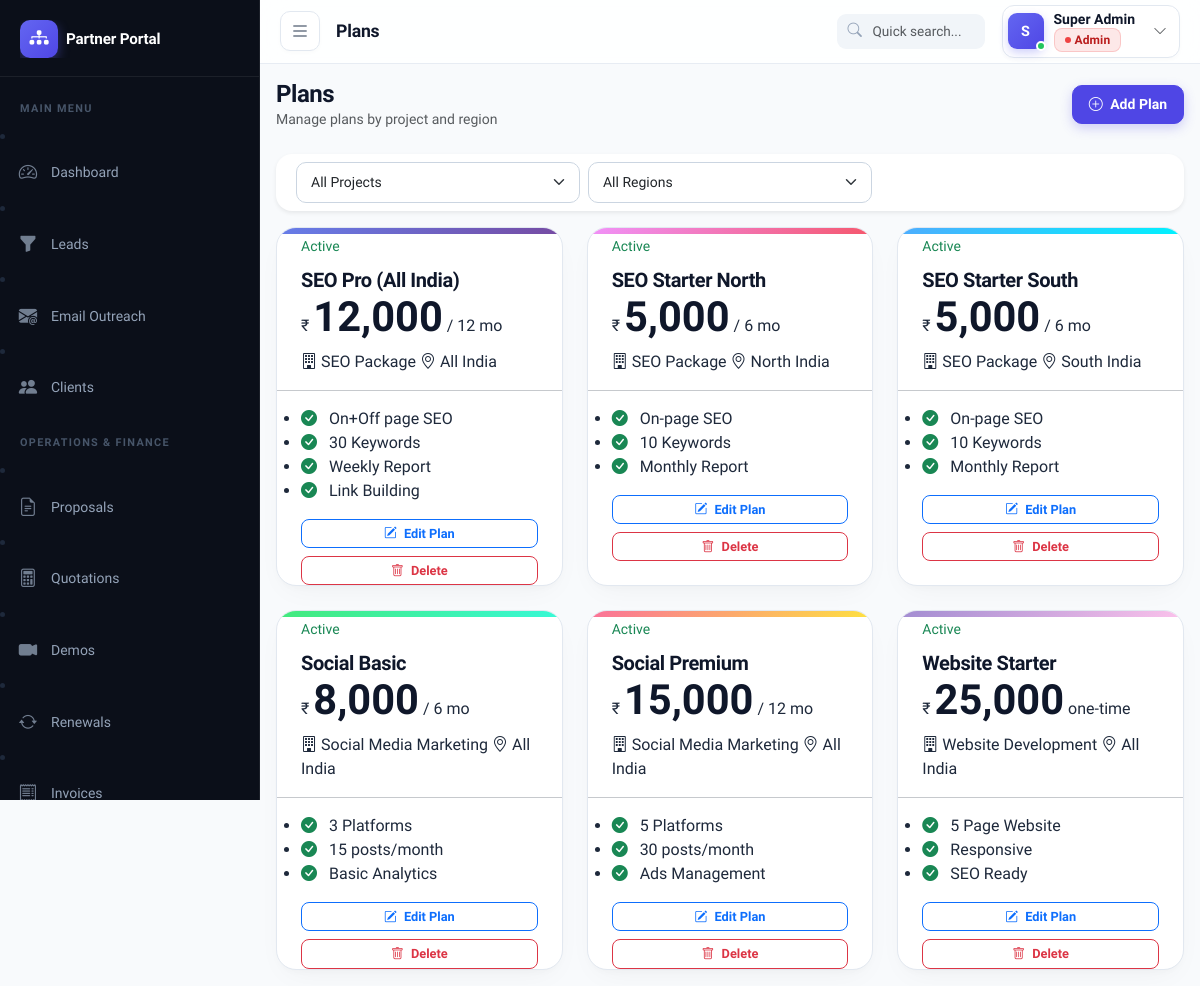
The page /modules/plans/index.php (signed in) on the database its author committed.
### tables this page shows
CREATE TABLE IF NOT EXISTS plans (
    id INT PRIMARY KEY AUTO_INCREMENT,
    project_id INT NOT NULL,
    region_id INT,
    name VARCHAR(200) NOT NULL,
    price DECIMAL(10,2) DEFAULT 0.00,
    duration_months INT DEFAULT 12,
    features TEXT,
    status ENUM('active', 'inactive') DEFAULT 'active',
    created_at TIMESTAMP DEFAULT CURRENT_TIMESTAMP,
    FOREIGN KEY (project_id) REFERENCES projects(id) ON DELETE CASCADE,
    FOREIGN KEY (region_id) REFERENCES regions(id) ON DELETE SET NULL
);

CREATE TABLE IF NOT EXISTS projects (
    id INT PRIMARY KEY AUTO_INCREMENT,
    name VARCHAR(200) NOT NULL,
    description TEXT,
    logo VARCHAR(255),
    status ENUM('active', 'inactive') DEFAULT 'active',
    created_at TIMESTAMP DEFAULT CURRENT_TIMESTAMP
);

CREATE TABLE IF NOT EXISTS regions (
    id INT PRIMARY KEY AUTO_INCREMENT,
    name VARCHAR(100) NOT NULL,
    code VARCHAR(20),
    status ENUM('active', 'inactive') DEFAULT 'active'
);

### modules/plans/index.php (the view, shortened to what this page needs)
<?php
require_once __DIR__ . '/../../includes/auth.php';
$db = getDB();
$sql = "SELECT pl.*, p.name as project_name, r.name as region_name
        FROM plans pl
        LEFT JOIN projects p ON p.id=pl.project_id
        LEFT JOIN regions r ON r.id=pl.region_id
        WHERE 1=1";
$params = [];
$sql .= " ORDER BY p.name, r.name, pl.name";
$stmt = $db->prepare($sql); $stmt->execute($params);
$plans = $stmt->fetchAll();
$pageTitle = 'Plans';
include __DIR__ . '/../../includes/header.php';
?>
<div class="page-header d-flex justify-content-between align-items-center mb-4">
  <div>
    <h4 class="mb-0">Plans</h4>
    <p class="text-muted small mb-0">Manage plans by project and region</p>
  </div>
  <button class="btn btn-primary" data-bs-toggle="modal" data-bs-target="#planModal">
    <i class="bi bi-plus-circle me-1"></i> Add Plan
  </button>
</div>
<div class="card border-0 shadow-sm mb-3">
  <div class="card-body py-2">
    <form method="GET" class="row g-2 align-items-center">
      <div class="col-md-4">
        <select name="project_id" class="form-select form-select-sm" onchange="this.form.submit()">
          <option value="">All Projects</option>
        </select>
      </div>
      <div class="col-md-4">
        <select name="region_id" class="form-select form-select-sm" onchange="this.form.submit()">
          <option value="">All Regions</option>
        </select>
      </div>
    </form>
  </div>
</div>
<?php if (empty($plans)): ?>
<div class="text-center py-5">
  <i class="bi bi-clipboard-x display-4 text-muted"></i>
  <p class="text-muted mt-3">No plans found. Click <strong>Add Plan</strong> to create one.</p>
</div>
<?php else: ?>
<div class="row g-4">
  <?php foreach ($plans as $i => $pl):
    $featureList = $pl['features'] ? array_filter(array_map('trim', preg_split('/[,\n]+/', $pl['features']))) : [];
    $isActive = $pl['status'] === 'active';
    $colors = [
      ['#667eea','#764ba2'],
      ['#f093fb','#f5576c'],
      ['#4facfe','#00f2fe'],
      ['#43e97b','#38f9d7'],
      ['#fa709a','#fee140'],
      ['#a18cd1','#fbc2eb'],
    ];
    $colorPair = $colors[$i % count($colors)];
  ?>
  <div class="col-xl-4 col-lg-4 col-md-6">
    <div class="pricing-card <?= $isActive ? '' : 'pricing-card--inactive' ?>">
      <div class="pricing-card__ribbon" style="background:linear-gradient(135deg,<?= $colorPair[0] ?>,<?= $colorPair[1] ?>)"></div>
      <div class="pricing-card__status">
        <span class="small fw-medium <?= $isActive ? 'text-success' : 'text-muted' ?>"><?= ucfirst($pl['status']) ?></span>
      </div>
      <h5 class="pricing-card__name"><?= htmlspecialchars($pl['name']) ?></h5>
      <div class="pricing-card__price">
        <span class="pricing-card__currency">₹</span>
        <span class="pricing-card__amount"><?= number_format($pl['price'], 0) ?></span>
        <?php if ($pl['duration_months']): ?>
        <span class="pricing-card__period">/ <?= $pl['duration_months'] ?> mo</span>
        <?php else: ?>
        <span class="pricing-card__period">one-time</span>
        <?php endif; ?>
      </div>
      <div class="pricing-card__tags">
        <span class="pricing-card__tag pricing-card__tag--project">
          <i class="bi bi-building me-1"></i><?= htmlspecialchars($pl['project_name']) ?>
        </span>
        <span class="pricing-card__tag pricing-card__tag--region">
          <i class="bi bi-geo-alt me-1"></i><?= $pl['region_name'] ? htmlspecialchars($pl['region_name']) : 'All India' ?>
        </span>
      </div>
      <hr class="pricing-card__divider">
      <ul class="pricing-card__features">
        <?php if (!empty($featureList)): ?>
          <?php foreach ($featureList as $feat): ?>
          <li>
            <i class="bi bi-check-circle-fill text-success me-2"></i>
            <span><?= htmlspecialchars($feat) ?></span>
          </li>
          <?php endforeach; ?>
        <?php else: ?>
          <li class="text-muted"><i class="bi bi-dash me-2"></i>No features listed</li>
        <?php endif; ?>
      </ul>
      <div class="pricing-card__actions">
        <button class="btn btn-sm btn-outline-primary w-100 mb-2" onclick="editPlan(<?= htmlspecialchars(json_encode($pl)) ?>)">
          <i class="bi bi-pencil-square me-1"></i> Edit Plan
        </button>
        <form method="POST" onsubmit="return confirm('Delete this plan?')">
          <button class="btn btn-sm btn-outline-danger w-100">
            <i class="bi bi-trash me-1"></i> Delete
          </button>
        </form>
      </div>
    </div>
  </div>
  <?php endforeach; ?>
</div>
<?php endif; ?>
<?php include __DIR__ . '/../../includes/footer.php'; ?>

### includes/header.php (shortened to what this page needs)
<?php
$pageTitle = $pageTitle ?? APP_NAME;
$currentUser = currentUser();
?>
<!DOCTYPE html>
<html lang="en">
<head>
<link rel="stylesheet" href="https://cdn.jsdelivr.net/npm/bootstrap@5.3.3/dist/css/bootstrap.min.css">
<link rel="stylesheet" href="https://cdn.jsdelivr.net/npm/bootstrap-icons@1.11.3/font/bootstrap-icons.min.css">
<link rel="stylesheet" href="https://cdn.datatables.net/1.13.8/css/dataTables.bootstrap5.min.css">
<link rel="stylesheet" href="https://cdn.jsdelivr.net/npm/select2@4.1.0-rc.0/dist/css/select2.min.css">
<link rel="stylesheet" href="https://cdn.jsdelivr.net/npm/select2-bootstrap-5-theme@1.3.0/dist/select2-bootstrap-5-theme.min.css">
<link rel="stylesheet" href="<?= BASE_URL ?>/assets/css/style.css">
</head>
<body>
<nav class="top-navbar" id="topNavbar">
  <div class="top-navbar-inner">
    <div class="d-flex align-items-center gap-2 gap-sm-3 min-w-0">
      <button class="top-navbar-toggle" id="sidebarToggle" title="Toggle Sidebar" aria-label="Toggle navigation">
        <i class="bi bi-list"></i>
      </button>
      <div class="top-navbar-breadcrumb d-flex align-items-center min-w-0">
        <span class="top-navbar-title"><?= htmlspecialchars($pageTitle) ?></span>
      </div>
    </div>
    <div class="d-flex align-items-center gap-2 gap-sm-3">
      <div class="navbar-search d-none d-lg-block">
        <i class="bi bi-search"></i>
        <input type="text" class="form-control" placeholder="Quick search..." id="globalSearchInput">
      </div>
      <div class="dropdown">
        <button class="top-navbar-user" data-bs-toggle="dropdown" aria-label="User menu">
          <div class="top-navbar-avatar-wrap">
            <div class="top-navbar-avatar"><?= strtoupper(substr($currentUser['name'], 0, 1)) ?></div>
            <span class="top-navbar-avatar-status"></span>
          </div>
          <div class="d-none d-md-block text-start me-1">
            <div class="top-navbar-username"><?= htmlspecialchars($currentUser['name']) ?></div>
            <div class="top-navbar-role"><?= roleLabel($currentUser['role']) ?></div>
          </div>
          <i class="bi bi-chevron-down ms-1 small text-muted"></i>
        </button>
      </div>
    </div>
  </div>
</nav>
<div class="wrapper">
  <?php include __DIR__ . '/sidebar.php'; ?>
  <div class="main-content">
    <div class="content-area p-4">

### includes/auth.php (shortened to what this page needs)
<?php
function isLoggedIn(): bool {
    return isset($_SESSION['user_id']) && !empty($_SESSION['user_id']);
}
function hasAccess(string $module): bool {
    $role = $_SESSION['user_role'] ?? '';
    return in_array($module, ROLE_PERMISSIONS[$role] ?? []);
}
function currentUser(): array {
    return [
        'id'   => $_SESSION['user_id']   ?? 0,
        'name' => $_SESSION['user_name'] ?? '',
        'role' => $_SESSION['user_role'] ?? '',
        'email'=> $_SESSION['user_email'] ?? '',
    ];
}
function roleLabel(string $role): string {
    return match($role) {
        'admin'    => '<span class="badge badge-soft-danger"><span class="badge-dot" style="background:#ef4444;"></span>Admin</span>',
        'finance'  => '<span class="badge badge-soft-success"><span class="badge-dot" style="background:#22c55e;"></span>Finance</span>',
        'accounts' => '<span class="badge" style="background:rgba(111,66,193,0.12); color:#6f42c1; border:1px solid rgba(111,66,193,0.2);"><span class="badge-dot" style="background:#6f42c1;"></span>Accounts</span>',
        'telecall' => '<span class="badge badge-soft-primary"><span class="badge-dot" style="background:#6366f1;"></span>Telecall</span>',
        'investor' => '<span class="badge badge-soft-warning"><span class="badge-dot" style="background:#f59e0b;"></span>Investor</span>',
        'csm'      => '<span class="badge badge-soft-info"><span class="badge-dot" style="background:#0ea5e9;"></span>CSM</span>',
        default    => '<span class="badge badge-soft-secondary"><span class="badge-dot" style="background:#64748b;"></span>' . htmlspecialchars($role) . '</span>',
    };
}

### includes/sidebar.php (shortened to what this page needs)
<?php
$currentPath = $_SERVER['REQUEST_URI'] ?? '';
$activeModule = '';
if (strpos($currentPath, '/modules/') !== false) {
    preg_match('/\/modules\/([^\/]+)/', $currentPath, $m);
    $activeModule = $m[1] ?? '';
}
$sidebarBrandName = APP_NAME;
$sidebarBrandIcon = '';
?>
<nav id="sidebar" class="sidebar">
  <div class="sidebar-brand d-flex justify-content-between align-items-center">
    <div class="d-flex align-items-center gap-2 overflow-hidden">
      <?php if (!empty($sidebarBrandIcon)): ?>
        <img src="<?= BASE_URL . '/' . htmlspecialchars($sidebarBrandIcon) ?>" alt="App Icon" class="sidebar-brand-logo">
      <?php else: ?>
        <div class="sidebar-brand-icon">
          <i class="bi bi-diagram-3-fill"></i>
        </div>
      <?php endif; ?>
      <span class="sidebar-brand-text"><?= htmlspecialchars($sidebarBrandName) ?></span>
    </div>
  </div>
  <?php foreach ($navSections as $section): ?>
    <?php
      $hasSectionAccess = false;
      foreach ($section['items'] as $item) {
          if (hasAccess($item['module'])) {
              $hasSectionAccess = true;
              break;
          }
      }
    ?>
    <?php if ($hasSectionAccess): ?>
      <div class="sidebar-nav-section">
        <span class="sidebar-section-label"><?= $section['title'] ?></span>
      </div>
        <?php
          $currentPageScript = basename(parse_url($_SERVER['REQUEST_URI'] ?? '', PHP_URL_PATH));
          foreach ($section['items'] as $item):
        ?>
          <?php if (hasAccess($item['module'])): ?>
            <?php
              if (isset($item['submodule'])) {
                  if ($activeModule === $item['module']) {
                      if ($item['submodule'] === 'employees') {
                          $isActive = in_array($currentPageScript, ['employees.php', 'save_employee.php', 'view_employee.php', 'index.php']) && (($_GET['type'] ?? '') !== 'contractors');
                      } elseif ($item['submodule'] === 'contractors') {
                          $isActive = in_array($currentPageScript, ['employees.php']) && (($_GET['type'] ?? '') === 'contractors');
                      } elseif ($item['submodule'] === 'payroll') {
                          $isActive = in_array($currentPageScript, ['payroll.php', 'payslip.php']);
                      } elseif ($item['submodule'] === 'accounts') {
                          $isActive = in_array($currentPageScript, ['index.php', 'save_account.php', 'transfer.php']);
                      } elseif ($item['submodule'] === 'ledger') {
                          $isActive = in_array($currentPageScript, ['ledger.php']);
                      } elseif ($item['submodule'] === 'reports') {
                          $isActive = in_array($currentPageScript, ['reports.php']);
                      } elseif ($item['submodule'] === 'expenses') {
                          $isActive = in_array($currentPageScript, ['index.php']);
                      } elseif ($item['submodule'] === 'pnl') {
                          $isActive = in_array($currentPageScript, ['reports.php']);
                      } elseif ($item['submodule'] === 'assets') {
                          $isActive = in_array($currentPageScript, ['assets.php']);
                      } else {
                          $isActive = true;
                      }
                  } else {
                      $isActive = false;
                  }
              } else {
                  $isActive = ($activeModule === $item['module']);
              }
            ?>
            <li class="nav-item">
              <a href="<?= $item['url'] ?>"
                 class="sidebar-link <?= $isActive ? 'active' : '' ?>">
                <i class="bi bi-<?= $item['icon'] ?> sidebar-link-icon"></i>
                <span class="sidebar-link-text"><?= $item['label'] ?></span>
              </a>
            </li>
          <?php endif; ?>
        <?php endforeach; ?>
    <?php endif; ?>
  <?php endforeach; ?>
</nav>

### includes/footer.php (shortened to what this page needs)
    </div>
  </div>
</div>
</body>
</html>

### rows shown on the page
plans: status "Active", name "SEO Pro (All India)", price "12,000", duration_months "12", project.name "SEO Package", features "On+Off page SEO", features "30 Keywords", features "Weekly Report", features "Link Building"
plans: status "Active", name "SEO Starter North", price "5,000", duration_months "6", project.name "SEO Package", region.name "North India", features "On-page SEO", features "10 Keywords", features "Monthly Report"
plans: status "Active", name "SEO Starter South", price "5,000", duration_months "6", project.name "SEO Package", region.name "South India", features "On-page SEO", features "10 Keywords", features "Monthly Report"
plans: status "Active", name "Social Basic", price "8,000", duration_months "6", project.name "Social Media Marketing", shows "All India", features "3 Platforms", features "15 posts/month", features "Basic Analytics"
plans: status "Active", name "Social Premium", price "15,000", duration_months "12", project.name "Social Media Marketing", shows "All India", features "5 Platforms", features "30 posts/month", features "Ads Management"
plans: status "Active", name "Website Starter", price "25,000", duration_months "one-time", project.name "Website Development", shows "All India", features "5 Page Website", features "Responsive", features "SEO Ready"

### other values the page prints
$pageTitle "Plans"
substr($currentUser['name'], 0, 1) "S"
$currentUser['name'] "Super Admin"
$sidebarBrandName "Partner Portal"
$section['title'] "MAIN MENU"
$item['label'] "Dashboard"
$item['label'] "Leads"
$item['label'] "Email Outreach"
$item['label'] "Clients"
$section['title'] "OPERATIONS & FINANCE"
$item['label'] "Proposals"
$item['label'] "Quotations"
$item['label'] "Demos"
$item['label'] "Renewals"
$item['label'] "Invoices"
